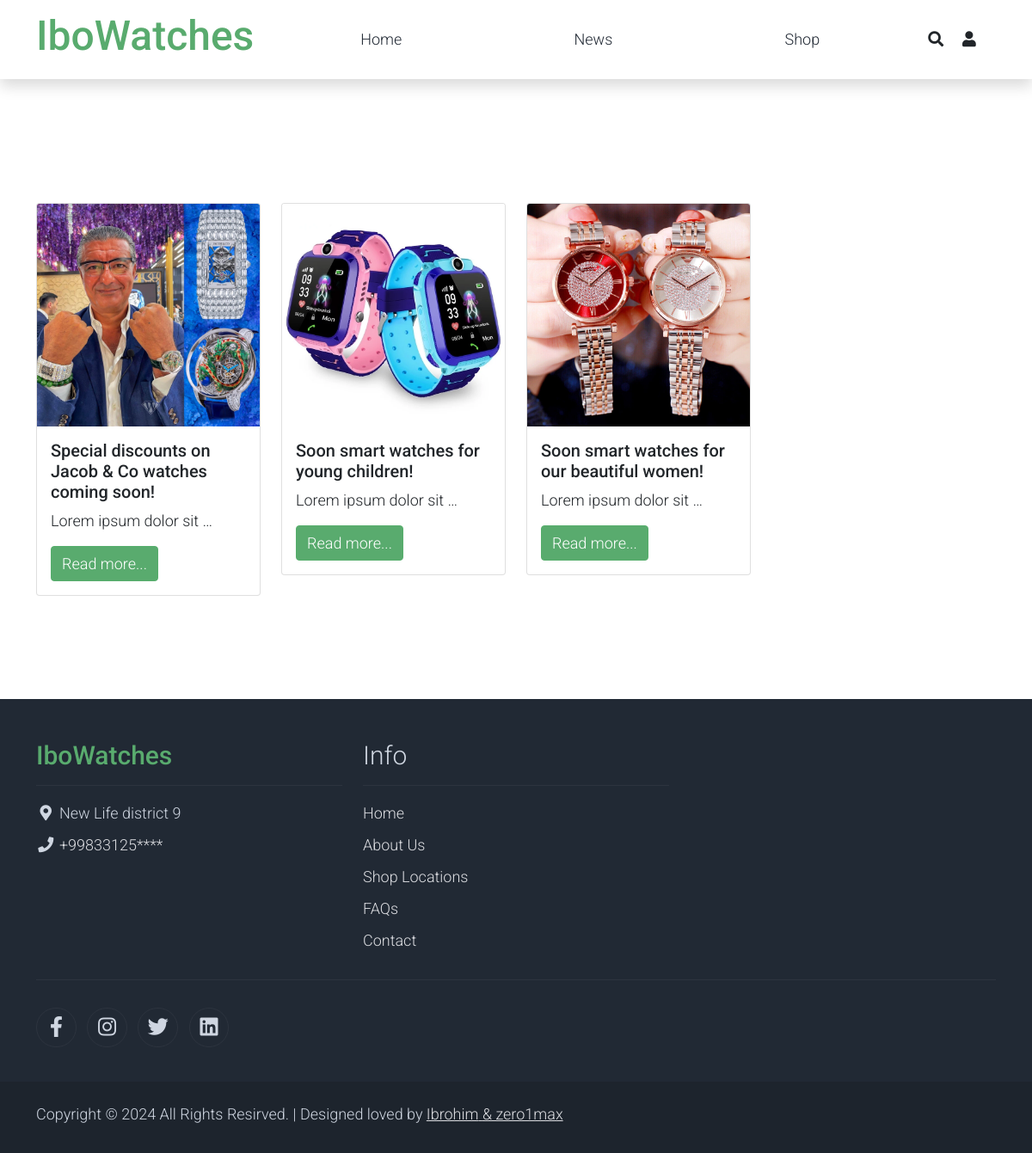
Page /news/ on the committed database.
### watch/models.py (models this page shows, shortened)
class News(models.Model):
    title = models.CharField(max_length=155, verbose_name='Sarlavha')
    slug = models.SlugField(blank=True, unique=True)
    description = models.TextField()
    is_published = models.BooleanField(default=True)
    photo = models.ImageField(upload_to='images/%Y/%m/%d', blank=True)
    created_at = models.DateTimeField(auto_now_add=True, verbose_name='Yaratilgan vaqt')
    updated_at = models.DateTimeField(auto_now=True, verbose_name='Yangilangan vaqti')

### watch/views.py (the view)
# urls.py: path('news/', NewsView.as_view(), name='news'),
class NewsView(ListView):
    model = News
    template_name = 'watch/news.html'
    context_object_name = 'news'
    def get_context_data(self, **kwargs):
        context = super().get_context_data(**kwargs)
        context['title'] = 'News'
        return context

### watch/templates/watch/news.html (shortened to what this page needs)
{% extends "base.html" %}
{% load static %}
{% block content %}
<div class="container-fluid populer-news py-5">
    <div class="container py-5">
        <div class="tab-class mb-4">
            <div class="row g-4">
                <div class="col-lg-8 col-xl-9">
                      <div class="mt-5 lifestyle">
                        <div class="row row-cols-1 row-cols-md-3 g-4">
                          {% for new in news %}
                            {% if new.is_published %}
                                <div class="col">
                                    <div class="card">
                                        {% if new.photo %}
                                        <img src="{{ new.photo.url }}" class="card-img-top" alt="...">
                                        {% endif %}
                                        <div class="card-body">
                                            <h5 class="card-title">{{ new.title }}</h5>
                                            <p class="card-text">{{ new.description|truncatewords:4 }}</p>
                                            <a href="{% url 'news_detail_url' slug=new.slug %}" class="btn btn-success">Read more...</a>
                                        </div>
                                    </div>
                                </div>
                            {% endif %}
                          {% endfor %}
                          </div>
                        </div>
                    </div>
                </div>
                </div>
            </div>
        </div>
{% endblock %}

### watch/static/assets/css/templatemo.css (style rules this page uses)
body, ul, li, p, a, label, input, div { font-family: 'Roboto', sans-serif; font-size: 18px !important; font-weight: 300 !important; }
.btn-success { background-color: #59ab6e !important; border-color: #56ae6c !important; }

### rows in the picture
News: photo (picture), title "Special discounts on Jacob & Co watches coming soon!", description "Lorem ipsum dolor sit …"
News: photo (picture), title "Soon smart watches for young children!", description "Lorem ipsum dolor sit …"
News: photo (picture), title "Soon smart watches for our beautiful women!", description "Lorem ipsum dolor sit …"
